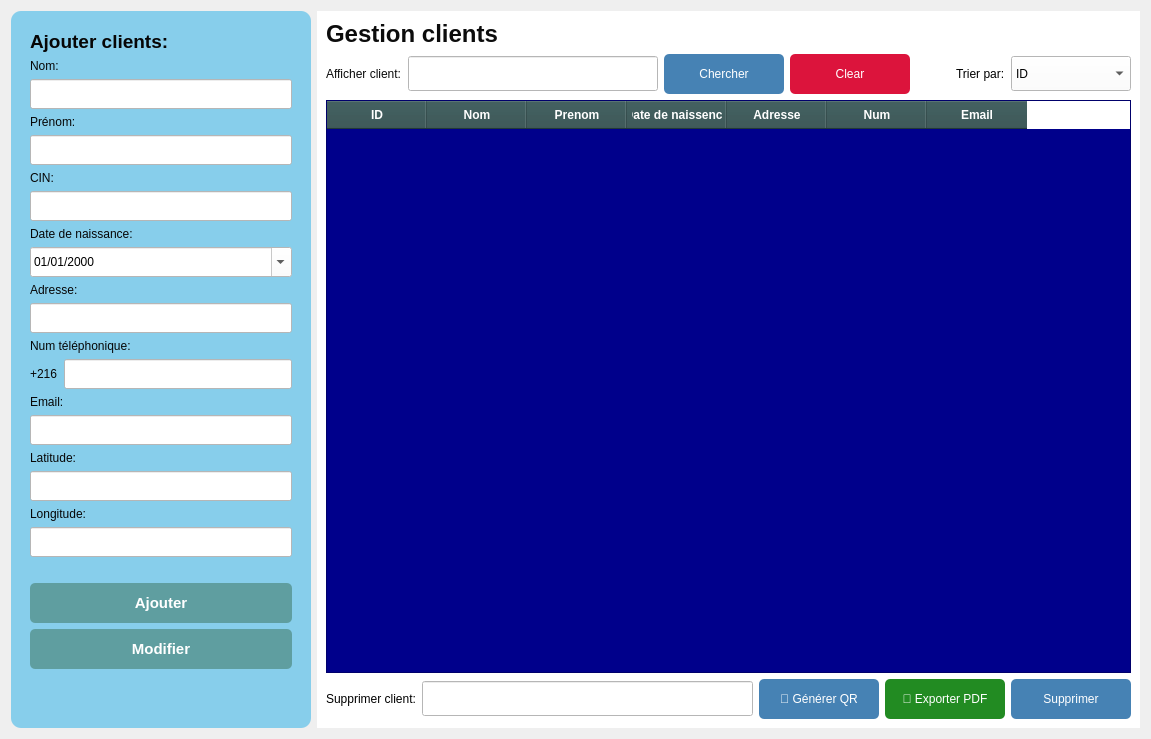
      <widget class="QWidget" name="tab_crud">
       <attribute name="title">
        <string>Insertion Client</string>
       </attribute>
       <layout class="QHBoxLayout" name="horizontalLayout">
        <item>
         <widget class="QFrame" name="frameAjout">
          <property name="minimumSize">
           <size>
            <width>300</width>
            <height>0</height>
           </size>
          </property>
          <property name="maximumSize">
           <size>
            <width>300</width>
            <height>16777215</height>
           </size>
          </property>
          <property name="styleSheet">
           <string notr="true">QFrame#frameAjout {
    background-color: rgb(135, 206, 235);
    border-radius: 10px;
    padding: 10px;
}</string>
          </property>
          <property name="frameShape">
           <enum>QFrame::Shape::StyledPanel</enum>
          </property>
          <layout class="QVBoxLayout" name="verticalLayout">
           <item>
            <widget class="QLabel" name="labelTitre">
             <property name="font">
              <font>
               <pointsize>14</pointsize>
               <bold>true</bold>
              </font>
             </property>
             <property name="styleSheet">
              <string notr="true">color: rgb(6, 6, 6);
</string>
             </property>
             <property name="text">
              <string>Ajouter clients:</string>
             </property>
            </widget>
           </item>
           <item>
            <widget class="QLabel" name="labelNom">
             <property name="styleSheet">
              <string notr="true">color: rgb(6, 6, 6);
</string>
             </property>
             <property name="text">
              <string>Nom:</string>
             </property>
            </widget>
           </item>
           <item>
            <widget class="QLineEdit" name="lineEditNom">
             <property name="minimumSize">
              <size>
               <width>0</width>
               <height>30</height>
              </size>
             </property>
             <property name="styleSheet">
              <string notr="true">color: rgb(0, 0, 0);
background-color: rgb(255, 255, 255);</string>
             </property>
            </widget>
           </item>
           <item>
            <widget class="QLabel" name="labelPrenom">
             <property name="styleSheet">
              <string notr="true">color: rgb(6, 6, 6);
</string>
             </property>
             <property name="text">
              <string>Prénom:</string>
             </property>
            </widget>
           </item>
           <item>
            <widget class="QLineEdit" name="lineEditPrenom">
             <property name="minimumSize">
              <size>
               <width>0</width>
               <height>30</height>
              </size>
             </property>
             <property name="styleSheet">
              <string notr="true">color: rgb(0, 0, 0);
background-color: rgb(255, 255, 255);</string>
             </property>
            </widget>
           </item>
           <item>
            <widget class="QLabel" name="labelCIN">
             <property name="styleSheet">
              <string notr="true">color: rgb(6, 6, 6);
</string>
             </property>
             <property name="text">
              <string>CIN:</string>
             </property>
            </widget>
           </item>
           <item>
            <widget class="QLineEdit" name="lineEditCIN">
             <property name="minimumSize">
              <size>
               <width>0</width>
               <height>30</height>
              </size>
             </property>
             <property name="styleSheet">
              <string notr="true">color: rgb(0, 0, 0);
background-color: rgb(255, 255, 255);</string>
             </property>
            </widget>
           </item>
           <item>
            <widget class="QLabel" name="labelPoste">
             <property name="styleSheet">
              <string notr="true">color: rgb(6, 6, 6);
</string>
             </property>
             <property name="text">
              <string>Date de naissance:</string>
             </property>
            </widget>
           </item>
           <item>
            <widget class="QDateEdit" name="jjj">
             <property name="minimumSize">
              <size>
               <width>0</width>
               <height>30</height>
              </size>
             </property>
             <property name="styleSheet">
              <string notr="true">color: rgb(0, 0, 0);
background-color: rgb(255, 255, 255);
</string>
             </property>
             <property name="displayFormat">
              <string>dd/MM/yyyy</string>
             </property>
             <property name="calendarPopup">
              <bool>true</bool>
             </property>
             <property name="date">
              <date>
               <year>2000</year>
               <month>1</month>
               <day>1</day>
              </date>
             </property>
            </widget>
           </item>
           <item>
            <widget class="QLabel" name="labelMotDePasse">
             <property name="styleSheet">
              <string notr="true">color: rgb(6, 6, 6);
</string>
             </property>
             <property name="text">
              <string>Adresse:</string>
             </property>
            </widget>
           </item>
           <item>
            <widget class="QLineEdit" name="lineEditMotDePasse">
             <property name="minimumSize">
              <size>
               <width>0</width>
               <height>30</height>
              </size>
             </property>
             <property name="styleSheet">
              <string notr="true">color: rgb(0, 0, 0);
background-color: rgb(255, 255, 255);</string>
             </property>
            </widget>
           </item>
           <item>
            <widget class="QLabel" name="labelTelephone">
             <property name="styleSheet">
              <string notr="true">color: rgb(6, 6, 6);
</string>
             </property>
             <property name="text">
              <string>Num téléphonique:</string>
             </property>
            </widget>
           </item>
           <item>
            <layout class="QHBoxLayout" name="horizontalLayout_2">
             <item>
              <widget class="QLabel" name="labelIndicatif">
               <property name="styleSheet">
                <string notr="true">color: rgb(6, 6, 6);
</string>
               </property>
               <property name="text">
                <string>+216</string>
               </property>
              </widget>
             </item>
             <item>
              <widget class="QLineEdit" name="lineEditTelephone">
               <property name="minimumSize">
                <size>
                 <width>0</width>
                 <height>30</height>
                </size>
               </property>
               <property name="styleSheet">
                <string notr="true">color: rgb(0, 0, 0);
background-color: rgb(255, 255, 255);</string>
               </property>
              </widget>
             </item>
            </layout>
           </item>
           <item>
            <widget class="QLabel" name="labelDateEmbauche">
             <property name="styleSheet">
              <string notr="true">color: rgb(6, 6, 6);
</string>
             </property>
             <property name="text">
              <string>Email:</string>
             </property>
            </widget>
           </item>
           <item>
            <widget class="QLineEdit" name="lineEditPoste">
             <property name="minimumSize">
              <size>
               <width>0</width>
               <height>30</height>
              </size>
             </property>
             <property name="styleSheet">
              <string notr="true">color: rgb(0, 0, 0);
background-color: rgb(255, 255, 255);</string>
             </property>
            </widget>
           </item>
           <item>
            <widget class="QLabel" name="labelLatitude">
             <property name="styleSheet">
              <string notr="true">color: rgb(6, 6, 6);
</string>
             </property>
             <property name="text">
              <string>Latitude:</string>
             </property>
            </widget>
           </item>
           <item>
            <widget class="QLineEdit" name="lineEditLatitude">
             <property name="minimumSize">
              <size>
               <width>0</width>
               <height>30</height>
              </size>
             </property>
             <property name="styleSheet">
              <string notr="true">color: rgb(0, 0, 0);
background-color: rgb(255, 255, 255);</string>
             </property>
            </widget>
           </item>
           <item>
            <widget class="QLabel" name="labelLongitude">
             <property name="styleSheet">
              <string notr="true">color: rgb(6, 6, 6);
</string>
             </property>
             <property name="text">
              <string>Longitude:</string>
             </property>
            </widget>
           </item>
           <item>
            <widget class="QLineEdit" name="lineEditLongitude">
             <property name="minimumSize">
              <size>
               <width>0</width>
               <height>30</height>
              </size>
             </property>
             <property name="styleSheet">
              <string notr="true">color: rgb(0, 0, 0);
background-color: rgb(255, 255, 255);</string>
             </property>
            </widget>
           </item>
           <item>
            <spacer name="verticalSpacer_8">
             <property name="orientation">
              <enum>Qt::Orientation::Vertical</enum>
             </property>
             <property name="sizeHint" stdset="0">
              <size>
               <width>20</width>
               <height>20</height>
              </size>
             </property>
            </spacer>
           </item>
           <item>
            <widget class="QPushButton" name="btnAjouter">
             <property name="minimumSize">
              <size>
               <width>0</width>
               <height>40</height>
              </size>
             </property>
             <property name="font">
              <font>
               <pointsize>11</pointsize>
               <bold>true</bold>
              </font>
             </property>
             <property name="styleSheet">
              <string notr="true">QPushButton {
    background-color: rgb(95, 158, 160);
    color: white;
    border-radius: 5px;
    padding: 5px;
}
QPushButton:hover {
    background-color: rgb(74, 122, 124);
}</string>
             </property>
             <property name="text">
              <string>Ajouter</string>
             </property>
            </widget>
           </item>
           <item>
            <widget class="QPushButton" name="btnModifier">
             <property name="minimumSize">
              <size>
               <width>0</width>
               <height>40</height>
              </size>
             </property>
             <property name="font">
              <font>
               <pointsize>11</pointsize>
               <bold>true</bold>
              </font>
             </property>
             <property name="styleSheet">
              <string notr="true">QPushButton {
    background-color: rgb(95, 158, 160);
    color: white;
    border-radius: 5px;
    padding: 5px;
}
QPushButton:hover {
    background-color: rgb(74, 122, 124);
}</string>
             </property>
             <property name="text">
              <string>Modifier</string>
             </property>
            </widget>
           </item>
           <item>
            <spacer name="verticalSpacer_9">
             <property name="orientation">
              <enum>Qt::Orientation::Vertical</enum>
             </property>
             <property name="sizeType">
              <enum>QSizePolicy::Policy::Expanding</enum>
             </property>
             <property name="sizeHint" stdset="0">
              <size>
               <width>20</width>
               <height>40</height>
              </size>
             </property>
            </spacer>
           </item>
          </layout>
         </widget>
        </item>
        <item>
         <widget class="QWidget" name="widgetGestion" native="true">
          <property name="styleSheet">
           <string notr="true">background-color: rgb(255, 255, 255);</string>
          </property>
          <layout class="QVBoxLayout" name="verticalLayout_2">
           <item>
            <widget class="QLabel" name="labelGestion">
             <property name="font">
              <font>
               <pointsize>18</pointsize>
               <bold>true</bold>
              </font>
             </property>
             <property name="styleSheet">
              <string notr="true">color: rgb(12, 12, 12);</string>
             </property>
             <property name="text">
              <string>Gestion clients</string>
             </property>
            </widget>
           </item>
           <item>
            <layout class="QHBoxLayout" name="horizontalLayout_3">
             <item>
              <widget class="QLabel" name="labelAfficher">
               <property name="styleSheet">
                <string notr="true">color: rgb(11, 11, 11);</string>
               </property>
               <property name="text">
                <string>Afficher client:</string>
               </property>
              </widget>
             </item>
             <item>
              <widget class="QLineEdit" name="lineEditRecherche">
               <property name="minimumSize">
                <size>
                 <width>250</width>
                 <height>35</height>
                </size>
               </property>
              </widget>
             </item>
             <item>
              <widget class="QPushButton" name="btnChercher">
               <property name="minimumSize">
                <size>
                 <width>120</width>
                 <height>40</height>
                </size>
               </property>
               <property name="styleSheet">
                <string notr="true">QPushButton {
    background-color: rgb(70, 130, 180);
    color: white;
    border-radius: 5px;
}
QPushButton:hover {
    background-color: rgb(54, 100, 139);
}</string>
               </property>
               <property name="text">
                <string>Chercher</string>
               </property>
              </widget>
             </item>
             <item>
              <widget class="QPushButton" name="btnClear">
               <property name="minimumSize">
                <size>
                 <width>120</width>
                 <height>40</height>
                </size>
               </property>
               <property name="styleSheet">
                <string notr="true">QPushButton {
    background-color: rgb(220, 20, 60);
    color: white;
    border-radius: 5px;
}
QPushButton:hover {
    background-color: rgb(178, 34, 34);
}</string>
               </property>
               <property name="text">
                <string>Clear</string>
               </property>
              </widget>
             </item>
             <item>
              <spacer name="horizontalSpacer">
               <property name="orientation">
                <enum>Qt::Orientation::Horizontal</enum>
               </property>
               <property name="sizeHint" stdset="0">
                <size>
                 <width>40</width>
                 <height>20</height>
                </size>
               </property>
              </spacer>
             </item>
             <item>
              <widget class="QLabel" name="labelTrier">
               <property name="text">
                <string>Trier par:</string>
               </property>
              </widget>
             </item>
             <item>
              <widget class="QComboBox" name="comboBoxTrier">
               <property name="minimumSize">
                <size>
                 <width>120</width>
                 <height>35</height>
                </size>
               </property>
               <item>
                <property name="text">
                 <string>ID</string>
                </property>
               </item>
               <item>
                <property name="text">
                 <string>Nom</string>
                </property>
               </item>
              </widget>
             </item>
            </layout>
           </item>
           <item>
            <widget class="QTableWidget" name="tableWidget_6">
             <property name="styleSheet">
              <string notr="true">QTableWidget {
    background-color: rgb(0, 0, 139);
    color: white;
    gridline-color: rgb(65, 105, 225);
}
QHeaderView::section {
    background-color: rgb(47, 79, 79);
    color: white;
    padding: 5px;
    font-weight: bold;
}
QTableWidget::item:selected {
    background-color: rgb(30, 144, 255);
}</string>
             </property>
             <column>
              <property name="text">
               <string>ID</string>
              </property>
             </column>
             <column>
              <property name="text">
               <string>Nom</string>
              </property>
             </column>
             <column>
              <property name="text">
               <string>Prenom</string>
              </property>
             </column>
             <column>
              <property name="text">
               <string>Date de naissence</string>
              </property>
             </column>
             <column>
              <property name="text">
               <string>Adresse</string>
              </property>
             </column>
             <column>
              <property name="text">
               <string>Num</string>
              </property>
             </column>
             <column>
              <property name="text">
               <string>Email</string>
              </property>
             </column>
            </widget>
           </item>
           <item>
            <layout class="QHBoxLayout" name="horizontalLayout_4">
             <item>
              <widget class="QLabel" name="labelSupprimer">
               <property name="text">
                <string>Supprimer client:</string>
               </property>
              </widget>
             </item>
             <item>
              <widget class="QLineEdit" name="lineEditSupprimer">
               <property name="minimumSize">
                <size>
                 <width>250</width>
                 <height>35</height>
                </size>
               </property>
              </widget>
             </item>
             <item>
              <widget class="QPushButton" name="btnGenererQRClient">
               <property name="minimumSize">
                <size>
                 <width>120</width>
                 <height>40</height>
                </size>
               </property>
               <property name="styleSheet">
                <string notr="true">QPushButton {
    background-color: rgb(70, 130, 180);
    color: white;
    border-radius: 5px;
}
QPushButton:hover {
    background-color: rgb(54, 100, 139);
}
</string>
               </property>
               <property name="text">
                <string>📱 Générer QR</string>
               </property>
              </widget>
             </item>
             <item>
              <widget class="QPushButton" name="btnExporterPDF">
               <property name="minimumSize">
                <size>
                 <width>120</width>
                 <height>40</height>
                </size>
               </property>
               <property name="styleSheet">
                <string notr="true">QPushButton {
    background-color: rgb(34, 139, 34);
    color: white;
    border-radius: 5px;
}
QPushButton:hover {
    background-color: rgb(0, 100, 0);
}
</string>
               </property>
               <property name="text">
                <string>📄 Exporter PDF</string>
               </property>
              </widget>
             </item>
             <item>
              <widget class="QPushButton" name="btnSupprimer">
               <property name="minimumSize">
                <size>
                 <width>120</width>
                 <height>40</height>
                </size>
               </property>
               <property name="styleSheet">
                <string notr="true">QPushButton {
    background-color: rgb(70, 130, 180);
    color: white;
    border-radius: 5px;
}
QPushButton:hover {
    background-color: rgb(54, 100, 139);
}</string>
               </property>
               <property name="text">
                <string>Supprimer</string>
               </property>
              </widget>
             </item>
            </layout>
           </item>
          </layout>
         </widget>
        </item>
       </layout>
      </widget>
